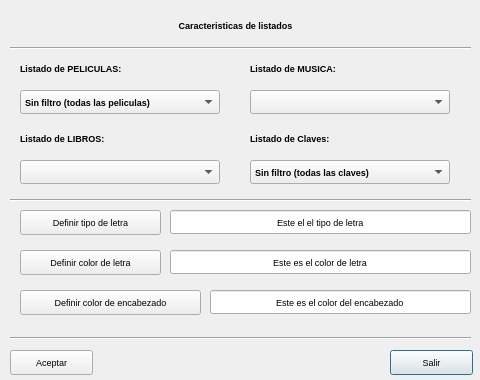
<?xml version="1.0" encoding="UTF-8"?>
<ui version="4.0">
 <class>ordenar</class>
 <widget class="QDialog" name="ordenar">
  <property name="geometry">
   <rect>
    <x>0</x>
    <y>0</y>
    <width>480</width>
    <height>380</height>
   </rect>
  </property>
  <property name="font">
   <font>
    <pointsize>7</pointsize>
   </font>
  </property>
  <property name="windowTitle">
   <string>Datos de listado</string>
  </property>
  <property name="windowIcon">
   <iconset resource="recoverdrake.qrc">
    <normaloff>:/Imagenes/impresora.png</normaloff>:/Imagenes/impresora.png</iconset>
  </property>
  <widget class="QPushButton" name="pushButton">
   <property name="geometry">
    <rect>
     <x>390</x>
     <y>350</y>
     <width>83</width>
     <height>25</height>
    </rect>
   </property>
   <property name="text">
    <string>Salir</string>
   </property>
   <property name="icon">
    <iconset resource="recoverdrake.qrc">
     <normaloff>:/Imagenes/puerta.png</normaloff>:/Imagenes/puerta.png</iconset>
   </property>
   <property name="iconSize">
    <size>
     <width>25</width>
     <height>25</height>
    </size>
   </property>
  </widget>
  <widget class="QPushButton" name="pushButton_2">
   <property name="geometry">
    <rect>
     <x>10</x>
     <y>350</y>
     <width>83</width>
     <height>25</height>
    </rect>
   </property>
   <property name="text">
    <string>Aceptar</string>
   </property>
   <property name="icon">
    <iconset resource="recoverdrake.qrc">
     <normaloff>:/Imagenes/good.png</normaloff>:/Imagenes/good.png</iconset>
   </property>
   <property name="iconSize">
    <size>
     <width>25</width>
     <height>25</height>
    </size>
   </property>
  </widget>
  <widget class="QLabel" name="label">
   <property name="geometry">
    <rect>
     <x>10</x>
     <y>10</y>
     <width>451</width>
     <height>31</height>
    </rect>
   </property>
   <property name="styleSheet">
    <string notr="true">font: 16pt &quot;Sans Serif&quot;;
font: bold;</string>
   </property>
   <property name="text">
    <string>Caracteristicas de listados</string>
   </property>
   <property name="alignment">
    <set>Qt::AlignCenter</set>
   </property>
  </widget>
  <widget class="QPushButton" name="pushButton_3">
   <property name="geometry">
    <rect>
     <x>20</x>
     <y>210</y>
     <width>141</width>
     <height>25</height>
    </rect>
   </property>
   <property name="text">
    <string>Definir tipo de letra</string>
   </property>
   <property name="icon">
    <iconset resource="recoverdrake.qrc">
     <normaloff>:/Imagenes/drakfont-mdk.png</normaloff>:/Imagenes/drakfont-mdk.png</iconset>
   </property>
   <property name="iconSize">
    <size>
     <width>25</width>
     <height>25</height>
    </size>
   </property>
  </widget>
  <widget class="QComboBox" name="comboBox">
   <property name="geometry">
    <rect>
     <x>20</x>
     <y>90</y>
     <width>200</width>
     <height>24</height>
    </rect>
   </property>
   <property name="styleSheet">
    <string notr="true">font: 7pt &quot;Sans Serif&quot;;
font: bold</string>
   </property>
   <item>
    <property name="text">
     <string>Sin filtro (todas las peliculas)</string>
    </property>
   </item>
   <item>
    <property name="text">
     <string>Titulo</string>
    </property>
   </item>
   <item>
    <property name="text">
     <string>Titulo original</string>
    </property>
   </item>
   <item>
    <property name="text">
     <string>Calificacion: Todos los publicos</string>
    </property>
   </item>
   <item>
    <property name="text">
     <string>Calificacion: N.R. a menores de 7</string>
    </property>
   </item>
   <item>
    <property name="text">
     <string>Calificacion: N.R. a menores de 12</string>
    </property>
   </item>
   <item>
    <property name="text">
     <string>Calificacion: N.R. a menores de 16</string>
    </property>
   </item>
   <item>
    <property name="text">
     <string>Calificacion: N.R. a menores de 18</string>
    </property>
   </item>
   <item>
    <property name="text">
     <string>Calificacion: Adultos</string>
    </property>
   </item>
   <item>
    <property name="text">
     <string>Calificacion: Sin clasificar</string>
    </property>
   </item>
   <item>
    <property name="text">
     <string>Genero: Drama</string>
    </property>
   </item>
   <item>
    <property name="text">
     <string>Genero: Comedia</string>
    </property>
   </item>
   <item>
    <property name="text">
     <string>Genero: Accion</string>
    </property>
   </item>
   <item>
    <property name="text">
     <string>Genero: Aventura</string>
    </property>
   </item>
   <item>
    <property name="text">
     <string>Genero: Ciencia-Ficcion</string>
    </property>
   </item>
   <item>
    <property name="text">
     <string>Genero: Romantica</string>
    </property>
   </item>
   <item>
    <property name="text">
     <string>Genero: Musical</string>
    </property>
   </item>
   <item>
    <property name="text">
     <string>Genero: Catastrofes</string>
    </property>
   </item>
   <item>
    <property name="text">
     <string>Genero: Suspense</string>
    </property>
   </item>
   <item>
    <property name="text">
     <string>Genero: Fantasia</string>
    </property>
   </item>
   <item>
    <property name="text">
     <string>Genero: Erotico</string>
    </property>
   </item>
   <item>
    <property name="text">
     <string>Genero: Porno</string>
    </property>
   </item>
   <item>
    <property name="text">
     <string>Genero: Historico</string>
    </property>
   </item>
   <item>
    <property name="text">
     <string>Genero: Policiaco</string>
    </property>
   </item>
   <item>
    <property name="text">
     <string>Genero: Terror</string>
    </property>
   </item>
   <item>
    <property name="text">
     <string>Genero: Western</string>
    </property>
   </item>
   <item>
    <property name="text">
     <string>Genero: Belico</string>
    </property>
   </item>
   <item>
    <property name="text">
     <string>Genero: Deportes</string>
    </property>
   </item>
   <item>
    <property name="text">
     <string>Genero: Animacion</string>
    </property>
   </item>
   <item>
    <property name="text">
     <string>Genero: Documental</string>
    </property>
   </item>
   <item>
    <property name="text">
     <string>Genero: Gore/Zombies</string>
    </property>
   </item>
   <item>
    <property name="text">
     <string>Actor principal</string>
    </property>
   </item>
   <item>
    <property name="text">
     <string>Actor secundario</string>
    </property>
   </item>
   <item>
    <property name="text">
     <string>Valoracion: 0</string>
    </property>
   </item>
   <item>
    <property name="text">
     <string>Valoracion: 1</string>
    </property>
   </item>
   <item>
    <property name="text">
     <string>Valoracion: 2</string>
    </property>
   </item>
   <item>
    <property name="text">
     <string>Valoracion: 3</string>
    </property>
   </item>
   <item>
    <property name="text">
     <string>Valoracion: 4</string>
    </property>
   </item>
   <item>
    <property name="text">
     <string>Valoracion: 5</string>
    </property>
   </item>
   <item>
    <property name="text">
     <string>Valoracion: 6</string>
    </property>
   </item>
   <item>
    <property name="text">
     <string>Valoracion: 7</string>
    </property>
   </item>
   <item>
    <property name="text">
     <string>Valoracion: 8</string>
    </property>
   </item>
   <item>
    <property name="text">
     <string>Valoracion: 9</string>
    </property>
   </item>
   <item>
    <property name="text">
     <string>Valoracion: 10 (Obra Maestra)</string>
    </property>
   </item>
   <item>
    <property name="text">
     <string>Soporte</string>
    </property>
   </item>
   <item>
    <property name="text">
     <string>Posicion</string>
    </property>
   </item>
   <item>
    <property name="text">
     <string>Visionada: Si</string>
    </property>
   </item>
   <item>
    <property name="text">
     <string>Visionada: No</string>
    </property>
   </item>
   <item>
    <property name="text">
     <string>Color</string>
    </property>
   </item>
   <item>
    <property name="text">
     <string>B/W</string>
    </property>
   </item>
   <item>
    <property name="text">
     <string>Version Original</string>
    </property>
   </item>
   <item>
    <property name="text">
     <string>Subtitulada</string>
    </property>
   </item>
   <item>
    <property name="text">
     <string>Doblada</string>
    </property>
   </item>
   <item>
    <property name="text">
     <string>Formato: DVD</string>
    </property>
   </item>
   <item>
    <property name="text">
     <string>Formato: avi</string>
    </property>
   </item>
   <item>
    <property name="text">
     <string>Formato: VCD</string>
    </property>
   </item>
   <item>
    <property name="text">
     <string>Formato: VHS</string>
    </property>
   </item>
   <item>
    <property name="text">
     <string>Formato: mkv</string>
    </property>
   </item>
   <item>
    <property name="text">
     <string>Formato: LD</string>
    </property>
   </item>
   <item>
    <property name="text">
     <string>Formato: B-Ray</string>
    </property>
   </item>
   <item>
    <property name="text">
     <string>Director</string>
    </property>
   </item>
   <item>
    <property name="text">
     <string>Fecha</string>
    </property>
   </item>
  </widget>
  <widget class="QLineEdit" name="lineEdit">
   <property name="geometry">
    <rect>
     <x>170</x>
     <y>210</y>
     <width>301</width>
     <height>24</height>
    </rect>
   </property>
   <property name="text">
    <string>Este el el tipo de letra</string>
   </property>
   <property name="alignment">
    <set>Qt::AlignCenter</set>
   </property>
  </widget>
  <widget class="Line" name="line">
   <property name="geometry">
    <rect>
     <x>10</x>
     <y>40</y>
     <width>461</width>
     <height>16</height>
    </rect>
   </property>
   <property name="orientation">
    <enum>Qt::Horizontal</enum>
   </property>
  </widget>
  <widget class="QPushButton" name="pushButton_4">
   <property name="geometry">
    <rect>
     <x>20</x>
     <y>250</y>
     <width>141</width>
     <height>25</height>
    </rect>
   </property>
   <property name="text">
    <string>Definir color de letra</string>
   </property>
   <property name="icon">
    <iconset resource="recoverdrake.qrc">
     <normaloff>:/Imagenes/pantone.png</normaloff>:/Imagenes/pantone.png</iconset>
   </property>
   <property name="iconSize">
    <size>
     <width>25</width>
     <height>25</height>
    </size>
   </property>
  </widget>
  <widget class="QLineEdit" name="lineEdit_2">
   <property name="geometry">
    <rect>
     <x>170</x>
     <y>250</y>
     <width>301</width>
     <height>24</height>
    </rect>
   </property>
   <property name="text">
    <string>Este es el color de letra</string>
   </property>
   <property name="alignment">
    <set>Qt::AlignCenter</set>
   </property>
  </widget>
  <widget class="QPushButton" name="pushButton_5">
   <property name="geometry">
    <rect>
     <x>20</x>
     <y>290</y>
     <width>181</width>
     <height>25</height>
    </rect>
   </property>
   <property name="text">
    <string>Definir color de encabezado</string>
   </property>
   <property name="icon">
    <iconset resource="recoverdrake.qrc">
     <normaloff>:/Imagenes/pantone.png</normaloff>:/Imagenes/pantone.png</iconset>
   </property>
   <property name="iconSize">
    <size>
     <width>25</width>
     <height>25</height>
    </size>
   </property>
  </widget>
  <widget class="QLineEdit" name="lineEdit_3">
   <property name="geometry">
    <rect>
     <x>210</x>
     <y>290</y>
     <width>261</width>
     <height>24</height>
    </rect>
   </property>
   <property name="text">
    <string>Este es el color del encabezado</string>
   </property>
   <property name="alignment">
    <set>Qt::AlignCenter</set>
   </property>
  </widget>
  <widget class="QLabel" name="label_2">
   <property name="geometry">
    <rect>
     <x>20</x>
     <y>60</y>
     <width>201</width>
     <height>16</height>
    </rect>
   </property>
   <property name="styleSheet">
    <string notr="true">font: bold;</string>
   </property>
   <property name="text">
    <string>Listado de PELICULAS:</string>
   </property>
  </widget>
  <widget class="QLabel" name="label_3">
   <property name="geometry">
    <rect>
     <x>250</x>
     <y>60</y>
     <width>201</width>
     <height>16</height>
    </rect>
   </property>
   <property name="styleSheet">
    <string notr="true">font: bold;</string>
   </property>
   <property name="text">
    <string>Listado de MUSICA:</string>
   </property>
  </widget>
  <widget class="QComboBox" name="comboBox_2">
   <property name="geometry">
    <rect>
     <x>250</x>
     <y>90</y>
     <width>200</width>
     <height>24</height>
    </rect>
   </property>
   <property name="styleSheet">
    <string notr="true">font: 7pt &quot;Sans Serif&quot;;
font: bold</string>
   </property>
  </widget>
  <widget class="QLabel" name="label_4">
   <property name="geometry">
    <rect>
     <x>20</x>
     <y>130</y>
     <width>201</width>
     <height>16</height>
    </rect>
   </property>
   <property name="styleSheet">
    <string notr="true">font: bold;</string>
   </property>
   <property name="text">
    <string>Listado de LIBROS:</string>
   </property>
  </widget>
  <widget class="QComboBox" name="comboBox_3">
   <property name="geometry">
    <rect>
     <x>20</x>
     <y>160</y>
     <width>200</width>
     <height>24</height>
    </rect>
   </property>
   <property name="styleSheet">
    <string notr="true">font: 7pt &quot;Sans Serif&quot;;
font: bold</string>
   </property>
  </widget>
  <widget class="Line" name="line_2">
   <property name="geometry">
    <rect>
     <x>10</x>
     <y>190</y>
     <width>461</width>
     <height>21</height>
    </rect>
   </property>
   <property name="orientation">
    <enum>Qt::Horizontal</enum>
   </property>
  </widget>
  <widget class="QComboBox" name="comboBox_4">
   <property name="geometry">
    <rect>
     <x>250</x>
     <y>160</y>
     <width>200</width>
     <height>24</height>
    </rect>
   </property>
   <property name="styleSheet">
    <string notr="true">font: 7pt &quot;Sans Serif&quot;;
font: bold</string>
   </property>
   <item>
    <property name="text">
     <string>Sin filtro (todas las claves)</string>
    </property>
   </item>
   <item>
    <property name="text">
     <string>Tipo: Web</string>
    </property>
   </item>
   <item>
    <property name="text">
     <string>Tipo: Banco</string>
    </property>
   </item>
   <item>
    <property name="text">
     <string>Tipo: Movil</string>
    </property>
   </item>
   <item>
    <property name="text">
     <string>Tipo: Ordenador</string>
    </property>
   </item>
   <item>
    <property name="text">
     <string>Tipo: Caja fuerte</string>
    </property>
   </item>
   <item>
    <property name="text">
     <string>Tipo: Otros</string>
    </property>
   </item>
   <item>
    <property name="text">
     <string>Usuario</string>
    </property>
   </item>
   <item>
    <property name="text">
     <string>Clave</string>
    </property>
   </item>
   <item>
    <property name="text">
     <string>Encriptacion: Sin encriptar</string>
    </property>
   </item>
   <item>
    <property name="text">
     <string>Encriptacion: Encriptacion simple</string>
    </property>
   </item>
   <item>
    <property name="text">
     <string>Encriptacion: Encriptacion doble</string>
    </property>
   </item>
   <item>
    <property name="text">
     <string>Encriptacion: Encriptacion triple</string>
    </property>
   </item>
   <item>
    <property name="text">
     <string>Descripcion</string>
    </property>
   </item>
  </widget>
  <widget class="QLabel" name="label_5">
   <property name="geometry">
    <rect>
     <x>250</x>
     <y>130</y>
     <width>201</width>
     <height>16</height>
    </rect>
   </property>
   <property name="styleSheet">
    <string notr="true">font: bold;</string>
   </property>
   <property name="text">
    <string>Listado de Claves:</string>
   </property>
  </widget>
  <widget class="Line" name="line_3">
   <property name="geometry">
    <rect>
     <x>10</x>
     <y>330</y>
     <width>461</width>
     <height>16</height>
    </rect>
   </property>
   <property name="orientation">
    <enum>Qt::Horizontal</enum>
   </property>
  </widget>
 </widget>
 <resources>
  <include location="recoverdrake.qrc"/>
 </resources>
 <connections/>
</ui>
